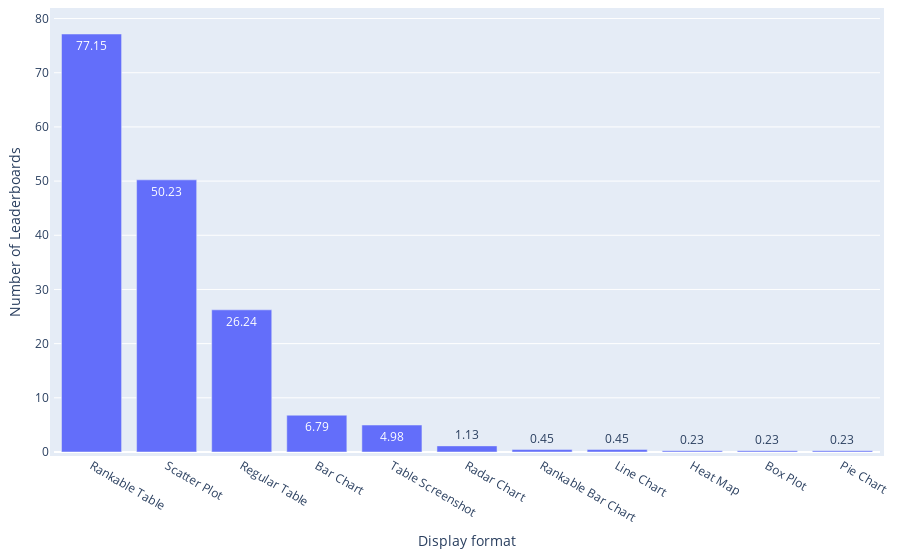

Notebook source saved alongside this figure:
### Code cell
df = pd.read_csv(path_meta / 'leaderboard_processed.csv')
df['Display formats'] = df['Display formats'].apply(ast.literal_eval)

df_multiple = df[df['#Display format'] > 1]
print(f"{round(len(df_multiple)/len(df)*100,2)}% ({len(df_multiple)} out of {len(df)}) leaderboards support multiple display formats.")
display_format_rankable = ['Rankable Table', 'Rankable Bar Chart']
df_rankable = keep_rows_by_list_column(df, 'Display formats', display_format_rankable)
print(f"{round(len(df_rankable)/len(df)*100,2)}% ({len(df_rankable)} out of {len(df)}) leaderboards support rankable display formats.")
df_rankable_split = df_rankable.explode('Display formats')['Display formats'].value_counts().reset_index(name='Frequency')
print(f"{df_rankable_split['Display formats'].iloc[0]} is the most popular display format of rankable leaderboards, accounting for {round(df_rankable_split['Frequency'].iloc[0]/len(df_rankable)*100,2)}% ({df_rankable_split['Frequency'].iloc[0]} out of {len(df_rankable)}) rankable leaderboards.")
df_split = df.explode('Display formats')['Display formats'].value_counts().reset_index(name='Frequency')
df_split['Weight'] = 1

statistics = {
    'Distribution': 'Leaderboards across Display Formats',
    'Mean': np.mean(df_split['Frequency']),
    'Median': np.median(df_split['Frequency']),
    'IQR': df_split['Frequency'].quantile(0.75) - df_split['Frequency'].quantile(0.25),
    'Gini Coefficient': ineqpy.inequality.gini(data=df_split, income='Frequency', weights='Weight'),
}
if os.path.exists(path_meta / 'leaderboard_statistics.csv'):
    df_statistics = pd.read_csv(path_meta / 'leaderboard_statistics.csv')
else:
    df_statistics = pd.DataFrame()
df_statistics = pd.concat([df_statistics, pd.DataFrame([statistics])], ignore_index=True)
df_statistics.drop_duplicates(subset=['Distribution'], keep='last', inplace=True)
df_statistics.sort_values(by='Distribution', inplace=True)
df_statistics.to_csv(path_meta / 'leaderboard_statistics.csv', index=False)

df_split['Ratio'] = round(df_split['Frequency'] / len(df) * 100, 2)

fig = px.bar(
    x=df_split['Display formats'],
    y=df_split['Ratio'],
    text_auto=True,
    labels={'x': 'Display format', 'y': 'Number of Leaderboards'},
)
# Update the layout for a tighter look
fig.update_layout(
    autosize=True,
    margin=dict(
        l=10,  # Left margin
        r=10,  # Right margin
        b=10,  # Bottom margin
        t=10,  # Top margin
        pad=4  # Padding between the plot and the margin
    )
)
fig.show()

### Figure 1 — Plotly figure (JSON) as saved in the notebook; plotly's stock layout.template omitted (floating-point values rounded to 4 significant figures)
{"data": [{"alignmentgroup": "True", "hovertemplate": "Display format=%{x}<br>Number of Leaderboards=%{y}<extra></extra>", "legendgroup": "", "marker": {"color": "#636efa", "pattern": {"shape": ""}}, "name": "", "offsetgroup": "", "orientation": "v", "showlegend": false, "textposition": "auto", "texttemplate": "%{y}", "type": "bar", "x": ["Rankable Table", "Scatter Plot", "Regular Table", "Bar Chart", "Table Screenshot", "Radar Chart", "Rankable Bar Chart", "Line Chart", "Heat Map", "Box Plot", "Pie Chart"], "xaxis": "x", "y": [77.15, 50.23, 26.24, 6.79, 4.98, 1.13, 0.45, 0.45, 0.23, 0.23, 0.23], "yaxis": "y"}], "layout": {"autosize": true, "barmode": "relative", "legend": {"tracegroupgap": 0}, "margin": {"b": 10, "l": 10, "pad": 4, "r": 10, "t": 10}, "xaxis": {"anchor": "y", "domain": [0, 1], "title": {"text": "Display format"}}, "yaxis": {"anchor": "x", "domain": [0, 1], "title": {"text": "Number of Leaderboards"}}}}
